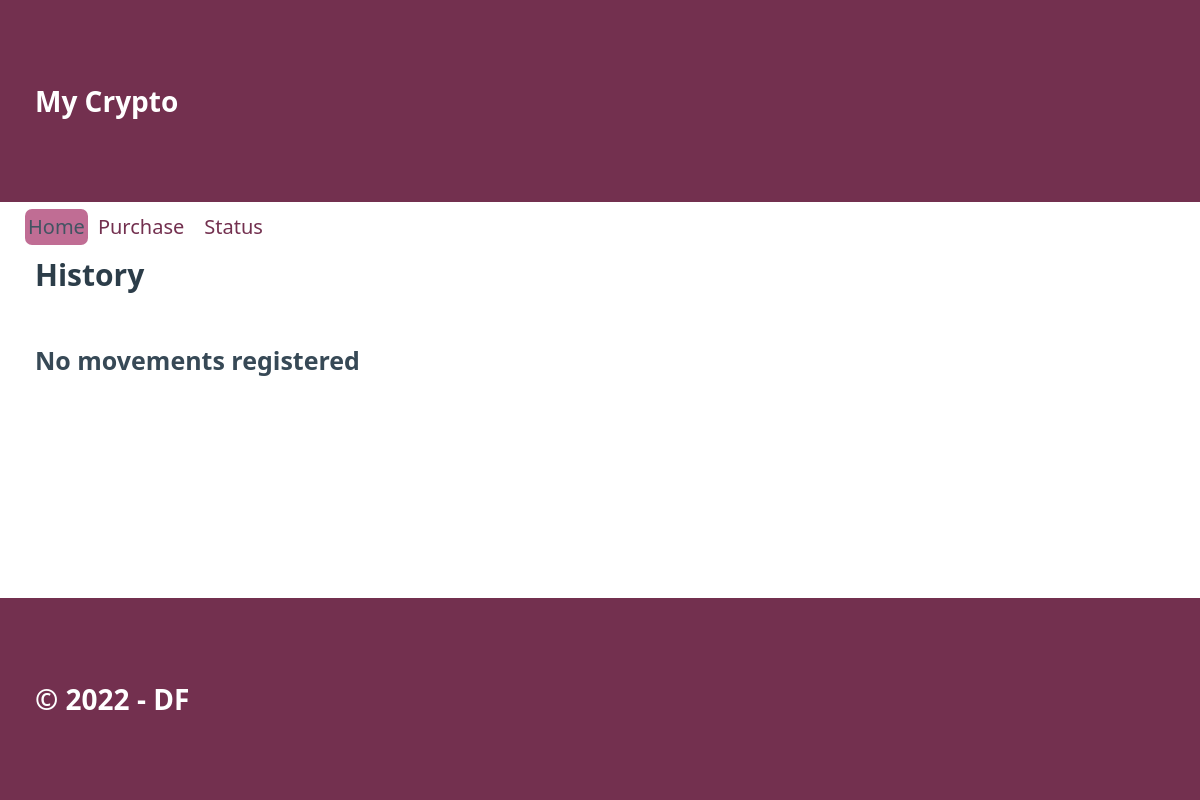
/, run on an earlier commit of the app's database.
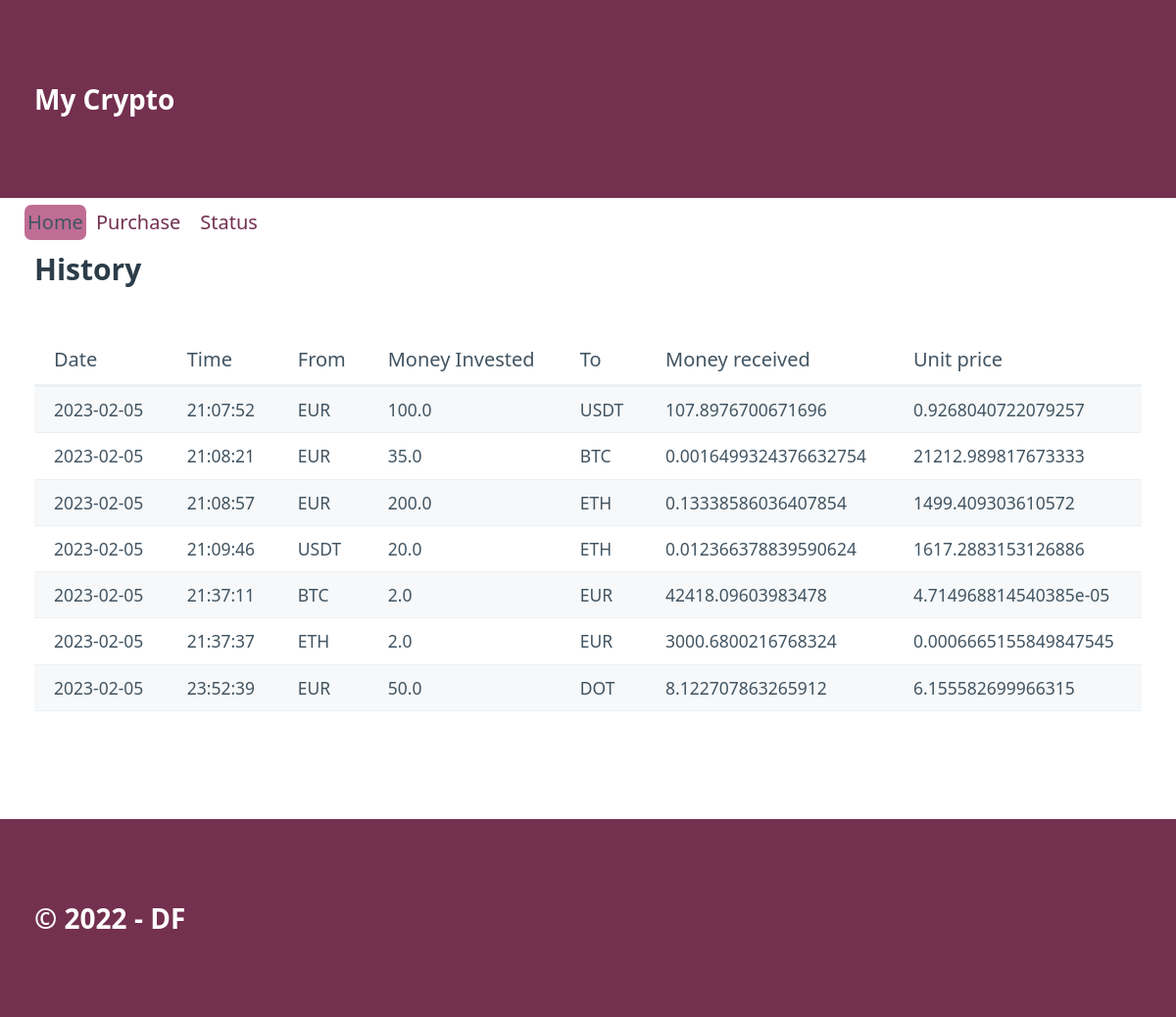
And on a later commit of the database.
### tables this page shows
CREATE TABLE "movements" (
	"id"	INTEGER,
	"date"	TEXT NOT NULL,
	"time"	TEXT NOT NULL,
	"from_coin"	TEXT NOT NULL,
	"from_quantity"	REAL NOT NULL,
	"to_coin"	TEXT NOT NULL,
	"to_quantity"	REAL NOT NULL,
	PRIMARY KEY("id" AUTOINCREMENT)
);

### crypto_app/routes.py (the view)
@app.route("/")
def index():
    register = show_all()
    return render_template("index.html", data = register, page = 'home')

### crypto_app/models.py (called while the page is built)
def show_all():
    connect = Conexion("SELECT id,date,time,from_coin,from_quantity,to_coin,to_quantity FROM movements ORDER BY date;")
    rows = connect.res.fetchall()
    columns = connect.res.description
    result = []
    for row in rows:
        data_info = {}
        position = 0
        for field in columns:
            data_info[field[0]] = row[position]
            position += 1
        result.append(data_info)
    connect.con.close()
    return result

### crypto_app/templates/index.html
{% extends "base.html" %} {% block section %}
<section class="container">
    <h3>History</h3>
    {% if data %}
    <table role="grid">
        <thead>
            <tr>
                <th>Date</th>
                <th>Time</th>
                <th>From</th>
                <th>Money Invested</th>
                <th>To</th>
                <th>Money received</th>
                <th>Unit price</th>
            </tr>
        </thead>
        <tbody>
            {% for movements in data %}
            <tr>
                <td>{{movements.date}}</td>
                <td>{{movements.time}}</td>
                <td>{{movements.from_coin}}</td>
                <td>{{movements.from_quantity}}</td>
                <td>{{movements.to_coin}}</td>
                <td>{{movements.to_quantity}}</td>
                <td>{{movements.from_quantity / movements.to_quantity}}</td>
            </tr>
            {% endfor %}
        </tbody>
    </table>
    {% else %}
    <h4>No movements registered</h4>
    {% endif %}
</section>
{% endblock %}

What changed in the data, as far as the page shows it:
added movements: date "2023-02-05", time "21:07:52", from_coin "EUR", from_quantity "100.0", to_coin "USDT", to_quantity "107.8976700671696", movements.from_quantity/movements.to_quantity "0.9268040722079257"
added movements: date "2023-02-05", time "21:08:21", from_coin "EUR", from_quantity "35.0", to_coin "BTC", to_quantity "0.0016499324376632754", movements.from_quantity/movements.to_quantity "21212.989817673333"
added movements: date "2023-02-05", time "21:08:57", from_coin "EUR", from_quantity "200.0", to_coin "ETH", to_quantity "0.13338586036407854", movements.from_quantity/movements.to_quantity "1499.409303610572"
added movements: date "2023-02-05", time "21:09:46", from_coin "USDT", from_quantity "20.0", to_coin "ETH", to_quantity "0.012366378839590624", movements.from_quantity/movements.to_quantity "1617.2883153126886"
added movements: date "2023-02-05", time "21:37:11", from_coin "BTC", from_quantity "2.0", to_coin "EUR", to_quantity "42418.09603983478", movements.from_quantity/movements.to_quantity "4.714968814540385e-05"
added movements: date "2023-02-05", time "21:37:37", from_coin "ETH", from_quantity "2.0", to_coin "EUR", to_quantity "3000.6800216768324", movements.from_quantity/movements.to_quantity "0.0006665155849847545"
added movements: date "2023-02-05", time "23:52:39", from_coin "EUR", from_quantity "50.0", to_coin "DOT", to_quantity "8.122707863265912", movements.from_quantity/movements.to_quantity "6.155582699966315"
Also different on the page:
text no longer shown: "No movements registered"
text now shown: "Date Time From Money Invested To Money received Unit price"
